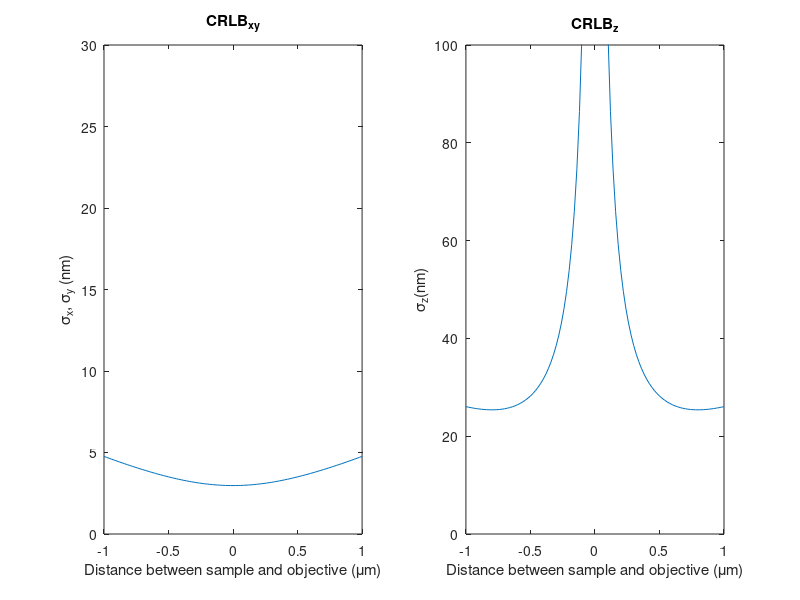

This figure's MATLAB source:
%%%%%%%%%%%%%%%%%%%%%%%%%%%%%%%%%%%%%%%%%%%%%%%%%
% CRLB calculation for a Gaussian PSF with noise
% 02/07/2020
% Abhijit Marar
%%%%%%%%%%%%%%%%%%%%%%%%%%%%%%%%%%%%%%%%%%%%%%%%%
clear all

f_o = 3;                                % Focal length of objective (mm)    
NA = 1.42;                              % Numerical aperture of objective
wave = 515e-6;                          % Wavelength of light (mm)
FWHM = (0.61*wave)/NA;                  % FWHM
sigma_o = FWHM/(2*sqrt(2*log(2)));      % standard deviation of Gaussian
z = 2.999:20e-6:3.001;                  % Distance between sample and objective
z_s = (z-3.000);
N = 1000;                               % No. of photons                                
d = 800e-6;                             % Depth of focus (mm)
bg = 200;                               % No. of bg photons/area    


sigma_g = zeros(1,length(z_s));
fisher_x = zeros(1,length(z_s));
fisher_z = zeros(1,length(z_s));
CRLB_x = zeros(1,length(z_s));
CRLB_z = zeros(1,length(z_s));
dzg_dz = zeros(1,length(z_s));

for i = 1:length(z_s)
    sigma_g(i) = sigma_o*sqrt(1+(z_s(i)/d)^2);
    q_gauss = @(x,y) (1./(2*pi*sigma_g(i).^2)).*exp(-(x.^2+y.^2)/(2*sigma_g(i).^2));
    dq_dx = @(x,y) (-x./(2.*pi.*sigma_g(i).^4)).*exp(-(x.^2+y.^2)/(2.*sigma_g(i).^2));
    dq_dzg = @(x,y) q_gauss(x,y).*((x.^2+y.^2-2.*sigma_g(i).^2)./(sigma_g(i).^3));
    dzg_dz(i) = ((sigma_o*z_s(i))/d^2)*(1+(z_s(i)/d)^2)^(-1/2); 
    F_xx =  @(x,y) ((N./(bg+q_gauss(x,y))).*dq_dx(x,y).*dq_dx(x,y));
    F_zz = @(x,y) ((N./(bg+q_gauss(x,y))).*dq_dzg(x,y).*dq_dzg(x,y).*dzg_dz(i).*dzg_dz(i));
    fisher_x(i) = integral2(F_xx,-6*sigma_g(i),6*sigma_g(i),-6*sigma_g(i),6*sigma_g(i));
    fisher_z(i) = integral2(F_zz,-6*sigma_g(i),6*sigma_g(i),-6*sigma_g(i),6*sigma_g(i));
    CRLB_x(i) = 1/sqrt(fisher_x(i));
    CRLB_z(i) = 1/sqrt(fisher_z(i));
end


defocus = z_s*1.e+3;

figure
subplot(1,2,1)
plot(defocus,CRLB_x.*1e+6)
axis([-1 1 0 30])
title('CRLB_{xy}')
xlabel('Distance between sample and objective (\mum)')
ylabel('\sigma_{x}, \sigma_{y} (nm)')

subplot(1,2,2)
plot(defocus,CRLB_z*1e+6)
axis([-1 1 0 100])
title('CRLB_{z}')
xlabel('Distance between sample and objective (\mum)')
ylabel('\sigma_{z}(nm)')


